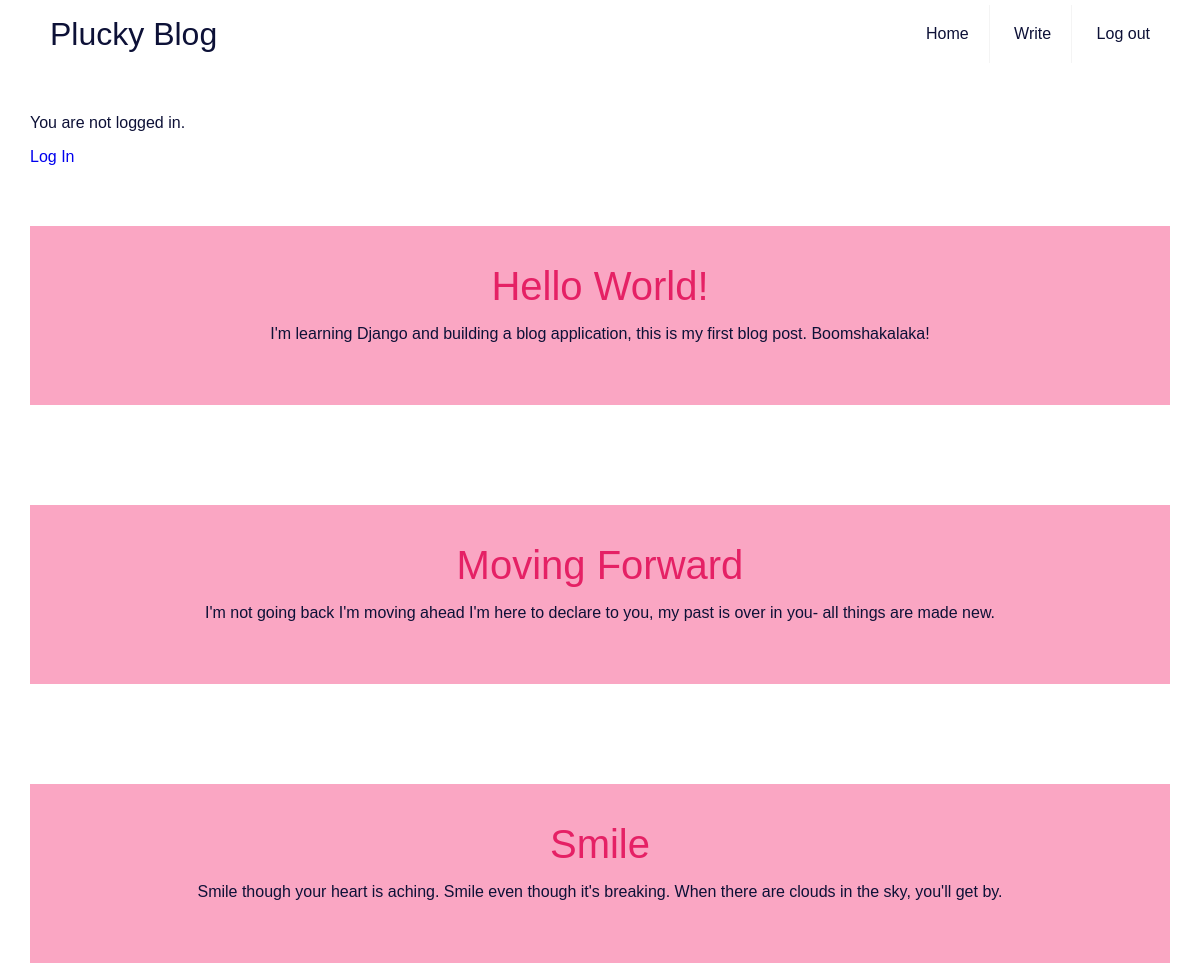
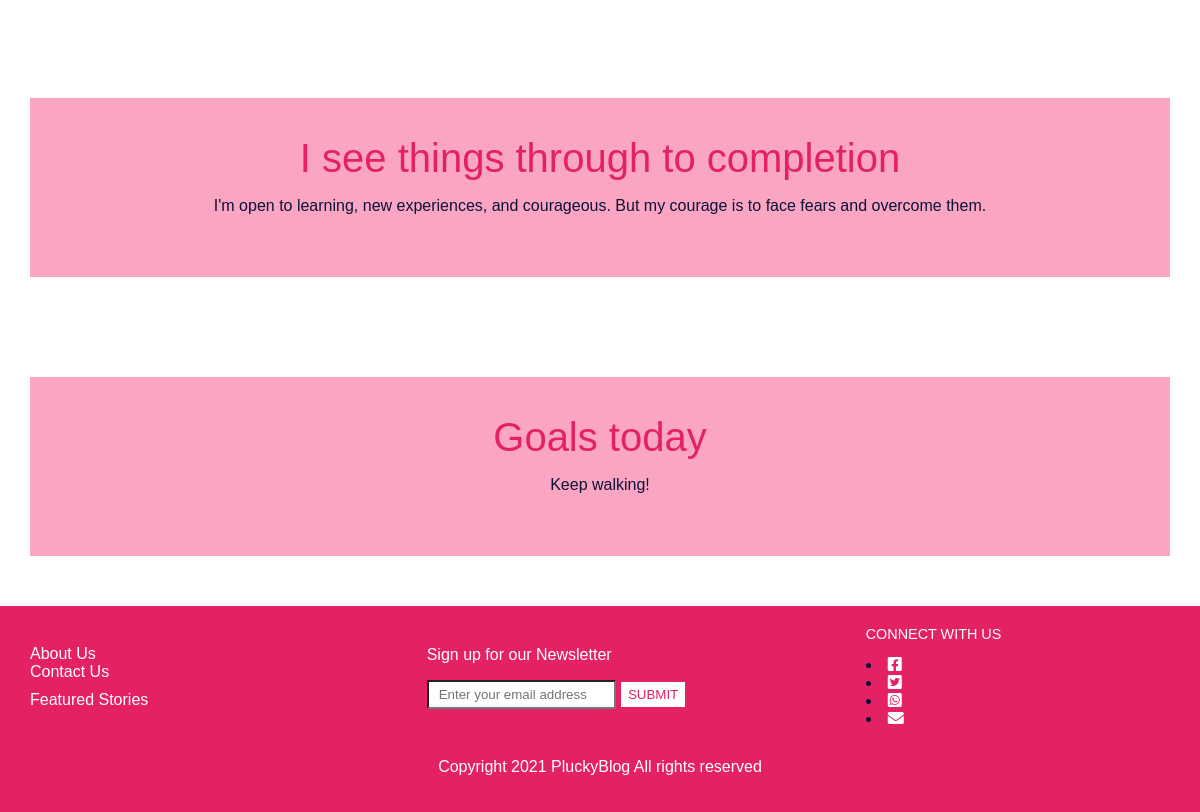
The page / on the database its author committed (2 pictures, top to bottom).
### pluckyblog/models.py (models this page shows, shortened)
class Post(models.Model):
    title = models.CharField (max_length=200)
    date_added = models.DateTimeField(auto_now_add=True)
    author = models.ForeignKey(
        'auth.User',
        on_delete=models.CASCADE,
    )
    body = models.TextField()

### pluckyblog/views.py (the view)
# urls.py: path('', BlogListView.as_view(), name='home'),
class BlogListView(ListView):
    model = Post
    template_name = 'home.html'

### templates/home.html
{% extends 'base.html' %}
{% block content %}
  {% for post in object_list %}
  <main>
    <aside>
      <section class="container" id="container">
        <div class="post-entry">
          <h2><a href="{% url 'post_detail' post.pk %}">{{ post.title }}</a></h2>
        <p>{{ post.body }}</p>
        </div>
      </section>
    </aside>
  </main>
  {% endfor %}
{% endblock content %}

### static/css/base.css (style rules this page uses)
html { box-sizing: border-box; font-family: Arial, Helvetica, sans-serif; font-size: 16px; }
*, *::before, *::after { font-weight: inherit; margin: 0; padding: 0; border-radius: 0; box-sizing: inherit; }
.post-entry { margin-bottom: 2rem; }
.post-entry h2 { margin: 0.5rem 0; }
.post-entry h2 a, .post-entry h2 a:visited { color: #e52165; text-decoration: none; }
a { text-decoration: none; }
h2 { color: #e52165; font-size: 2.5rem; }
main { padding: 50px 30px; display: block; column-gap: 10px; }
aside { background-color: #faa6c3; width: auto; text-align: center; padding: 30px; }
p { display: block; margin-block-start: 1em; margin-block-end: 1em; margin-inline-start: 0px; margin-inline-end: 0px; }

### rows shown on the page
Post: title "Hello World!", body "I'm learning Django and building a blog application, this is my first blog post. Boomshakalaka!"
Post: title "Moving Forward", body "I'm not going back I'm moving ahead I'm here to declare to you, my past is over in you- all things are made new."
Post: title "Smile", body "Smile though your heart is aching. Smile even though it's breaking. When there are clouds in the sky, you'll get by."
Post: title "I see things through to completion", body "I'm open to learning, new experiences, and courageous. But my courage is to face fears and overcome them."
Post: title "Goals today", body "Keep walking!"
